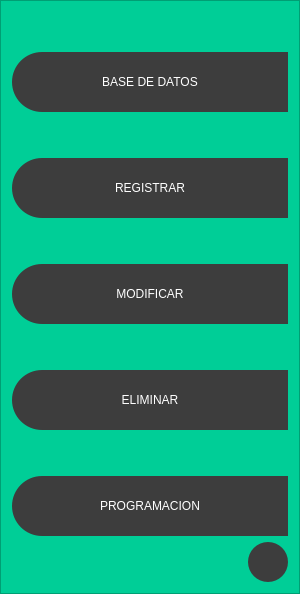
           <widget class="QFrame" name="frame_menu">
            <property name="minimumSize">
             <size>
              <width>300</width>
              <height>0</height>
             </size>
            </property>
            <property name="maximumSize">
             <size>
              <width>0</width>
              <height>16777215</height>
             </size>
            </property>
            <property name="styleSheet">
             <string notr="true">QFrame{
	
	background-color: rgb(0, 206, 151);
}
QPushButton{
	background-color: rgb(61, 61, 61);
	border-top-left-radius:30px;
	border-bottom-left-radius:30px;
	color: rgb(255, 255, 255);
	font: 77 10pt &quot;Arial Black&quot;;
}
QPushButton:hover{
	background-color:white;
	border-top-left-radius:30px;
	border-bottom-left-radius:30px;
	color: rgb(0,0,0);
	font: 77 10pt &quot;Arial Black&quot;;
}
</string>
            </property>
            <property name="frameShape">
             <enum>QFrame::StyledPanel</enum>
            </property>
            <property name="frameShadow">
             <enum>QFrame::Raised</enum>
            </property>
            <layout class="QVBoxLayout" name="verticalLayout_3">
             <item>
              <spacer name="verticalSpacer_9">
               <property name="orientation">
                <enum>Qt::Vertical</enum>
               </property>
               <property name="sizeHint" stdset="0">
                <size>
                 <width>20</width>
                 <height>40</height>
                </size>
               </property>
              </spacer>
             </item>
             <item>
              <widget class="QPushButton" name="bt_database">
               <property name="enabled">
                <bool>true</bool>
               </property>
               <property name="minimumSize">
                <size>
                 <width>0</width>
                 <height>60</height>
                </size>
               </property>
               <property name="text">
                <string>BASE DE DATOS</string>
               </property>
               <property name="icon">
                <iconset>
                 <normaloff>base de datos.png</normaloff>base de datos.png</iconset>
               </property>
               <property name="iconSize">
                <size>
                 <width>30</width>
                 <height>30</height>
                </size>
               </property>
              </widget>
             </item>
             <item>
              <spacer name="verticalSpacer_8">
               <property name="orientation">
                <enum>Qt::Vertical</enum>
               </property>
               <property name="sizeHint" stdset="0">
                <size>
                 <width>20</width>
                 <height>40</height>
                </size>
               </property>
              </spacer>
             </item>
             <item>
              <widget class="QPushButton" name="bt_registrar">
               <property name="enabled">
                <bool>true</bool>
               </property>
               <property name="minimumSize">
                <size>
                 <width>0</width>
                 <height>60</height>
                </size>
               </property>
               <property name="text">
                <string>REGISTRAR</string>
               </property>
               <property name="icon">
                <iconset>
                 <normaloff>filtro.png</normaloff>filtro.png</iconset>
               </property>
               <property name="iconSize">
                <size>
                 <width>30</width>
                 <height>30</height>
                </size>
               </property>
              </widget>
             </item>
             <item>
              <spacer name="verticalSpacer_7">
               <property name="orientation">
                <enum>Qt::Vertical</enum>
               </property>
               <property name="sizeHint" stdset="0">
                <size>
                 <width>20</width>
                 <height>40</height>
                </size>
               </property>
              </spacer>
             </item>
             <item>
              <widget class="QPushButton" name="bt_actualizar">
               <property name="minimumSize">
                <size>
                 <width>0</width>
                 <height>60</height>
                </size>
               </property>
               <property name="text">
                <string>MODIFICAR</string>
               </property>
               <property name="icon">
                <iconset>
                 <normaloff>lapiz.png</normaloff>lapiz.png</iconset>
               </property>
               <property name="iconSize">
                <size>
                 <width>30</width>
                 <height>30</height>
                </size>
               </property>
              </widget>
             </item>
             <item>
              <spacer name="verticalSpacer_6">
               <property name="orientation">
                <enum>Qt::Vertical</enum>
               </property>
               <property name="sizeHint" stdset="0">
                <size>
                 <width>20</width>
                 <height>40</height>
                </size>
               </property>
              </spacer>
             </item>
             <item>
              <widget class="QPushButton" name="bt_eliminar">
               <property name="minimumSize">
                <size>
                 <width>0</width>
                 <height>60</height>
                </size>
               </property>
               <property name="text">
                <string>ELIMINAR</string>
               </property>
               <property name="icon">
                <iconset>
                 <normaloff>settings.png</normaloff>settings.png</iconset>
               </property>
               <property name="iconSize">
                <size>
                 <width>30</width>
                 <height>30</height>
                </size>
               </property>
              </widget>
             </item>
             <item>
              <spacer name="verticalSpacer_5">
               <property name="orientation">
                <enum>Qt::Vertical</enum>
               </property>
               <property name="sizeHint" stdset="0">
                <size>
                 <width>20</width>
                 <height>40</height>
                </size>
               </property>
              </spacer>
             </item>
             <item>
              <widget class="QPushButton" name="pushButton">
               <property name="minimumSize">
                <size>
                 <width>0</width>
                 <height>60</height>
                </size>
               </property>
               <property name="text">
                <string>PROGRAMACION</string>
               </property>
               <property name="icon">
                <iconset>
                 <normaloff>codigo.png</normaloff>codigo.png</iconset>
               </property>
               <property name="iconSize">
                <size>
                 <width>30</width>
                 <height>30</height>
                </size>
               </property>
              </widget>
             </item>
             <item alignment="Qt::AlignRight">
              <widget class="QPushButton" name="bt_ingreso">
               <property name="sizePolicy">
                <sizepolicy hsizetype="Fixed" vsizetype="Fixed">
                 <horstretch>40</horstretch>
                 <verstretch>40</verstretch>
                </sizepolicy>
               </property>
               <property name="minimumSize">
                <size>
                 <width>40</width>
                 <height>40</height>
                </size>
               </property>
               <property name="styleSheet">
                <string notr="true">QPushButton{
	background-color: rgb(61, 61, 61);
	border-top-left-radius:20px;
	border-bottom-left-radius:20px;
	border-top-right-radius:20px;
	border-bottom-right-radius:20px;
	color: rgb(255, 255, 255);
	font: 77 10pt &quot;Arial Black&quot;;
}
QPushButton:hover{
	background-color:white;
	border-top-left-radius:20px;
	border-bottom-left-radius:20px;
	border-top-right-radius:20px;
	border-bottom-right-radius:20px;
	color: rgb(0,0,0);
	font: 77 10pt &quot;Arial Black&quot;;
}</string>
               </property>
               <property name="text">
                <string/>
               </property>
               <property name="icon">
                <iconset>
                 <normaloff>avatar.png</normaloff>avatar.png</iconset>
               </property>
               <property name="iconSize">
                <size>
                 <width>25</width>
                 <height>25</height>
                </size>
               </property>
              </widget>
             </item>
            </layout>
           </widget>
